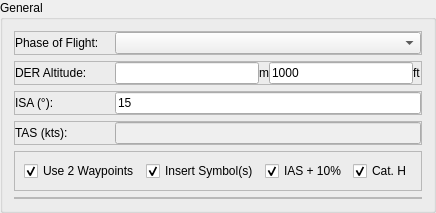
    <widget class="QGroupBox" name="gbGeneral">
     <property name="title">
      <string>General</string>
     </property>
     <layout class="QVBoxLayout" name="vl_gbGeneral">
      <item>
       <widget class="QFrame" name="frame_Type1_2">
        <property name="enabled">
         <bool>true</bool>
        </property>
        <property name="sizePolicy">
         <sizepolicy hsizetype="Minimum" vsizetype="Preferred">
          <horstretch>0</horstretch>
          <verstretch>0</verstretch>
         </sizepolicy>
        </property>
        <property name="frameShape">
         <enum>QFrame::StyledPanel</enum>
        </property>
        <property name="frameShadow">
         <enum>QFrame::Raised</enum>
        </property>
        <layout class="QHBoxLayout" name="horizontalLayout_21">
         <property name="spacing">
          <number>0</number>
         </property>
         <property name="margin">
          <number>0</number>
         </property>
         <item>
          <widget class="QLabel" name="label_13">
           <property name="minimumSize">
            <size>
             <width>100</width>
             <height>0</height>
            </size>
           </property>
           <property name="maximumSize">
            <size>
             <width>100</width>
             <height>16777215</height>
            </size>
           </property>
           <property name="font">
            <font>
             <family>Arial</family>
             <weight>50</weight>
             <bold>false</bold>
            </font>
           </property>
           <property name="text">
            <string>Phase of Flight:</string>
           </property>
          </widget>
         </item>
         <item>
          <widget class="QComboBox" name="cmbPhaseOfFlight">
           <property name="maximumSize">
            <size>
             <width>16777215</width>
             <height>16777215</height>
            </size>
           </property>
           <property name="font">
            <font>
             <family>Arial</family>
             <weight>50</weight>
             <bold>false</bold>
            </font>
           </property>
           <property name="frame">
            <bool>true</bool>
           </property>
          </widget>
         </item>
        </layout>
       </widget>
      </item>
      <item>
       <widget class="QFrame" name="frame_DerAltitude">
        <property name="sizePolicy">
         <sizepolicy hsizetype="Minimum" vsizetype="Preferred">
          <horstretch>0</horstretch>
          <verstretch>0</verstretch>
         </sizepolicy>
        </property>
        <property name="frameShape">
         <enum>QFrame::StyledPanel</enum>
        </property>
        <property name="frameShadow">
         <enum>QFrame::Raised</enum>
        </property>
        <layout class="QHBoxLayout" name="horizontalLayout_29">
         <property name="spacing">
          <number>0</number>
         </property>
         <property name="margin">
          <number>0</number>
         </property>
         <item>
          <widget class="QLabel" name="label_14">
           <property name="sizePolicy">
            <sizepolicy hsizetype="Fixed" vsizetype="Preferred">
             <horstretch>0</horstretch>
             <verstretch>0</verstretch>
            </sizepolicy>
           </property>
           <property name="minimumSize">
            <size>
             <width>100</width>
             <height>0</height>
            </size>
           </property>
           <property name="maximumSize">
            <size>
             <width>100</width>
             <height>16777215</height>
            </size>
           </property>
           <property name="font">
            <font>
             <family>Arial</family>
             <weight>50</weight>
             <bold>false</bold>
            </font>
           </property>
           <property name="text">
            <string>DER Altitude:</string>
           </property>
          </widget>
         </item>
         <item>
          <widget class="QLineEdit" name="txtDerAltitude">
           <property name="enabled">
            <bool>true</bool>
           </property>
           <property name="text">
            <string/>
           </property>
          </widget>
         </item>
         <item>
          <widget class="QLabel" name="label_25">
           <property name="text">
            <string>m</string>
           </property>
          </widget>
         </item>
         <item>
          <widget class="QLineEdit" name="txtDerAltitudeFt">
           <property name="enabled">
            <bool>true</bool>
           </property>
           <property name="sizePolicy">
            <sizepolicy hsizetype="Expanding" vsizetype="Fixed">
             <horstretch>0</horstretch>
             <verstretch>0</verstretch>
            </sizepolicy>
           </property>
           <property name="minimumSize">
            <size>
             <width>0</width>
             <height>0</height>
            </size>
           </property>
           <property name="maximumSize">
            <size>
             <width>16777215</width>
             <height>16777215</height>
            </size>
           </property>
           <property name="font">
            <font>
             <family>Arial</family>
             <weight>50</weight>
             <bold>false</bold>
            </font>
           </property>
           <property name="text">
            <string>1000</string>
           </property>
          </widget>
         </item>
         <item>
          <widget class="QLabel" name="label_26">
           <property name="text">
            <string>ft</string>
           </property>
          </widget>
         </item>
        </layout>
       </widget>
      </item>
      <item>
       <widget class="QFrame" name="frame_Isa">
        <property name="sizePolicy">
         <sizepolicy hsizetype="Minimum" vsizetype="Preferred">
          <horstretch>0</horstretch>
          <verstretch>0</verstretch>
         </sizepolicy>
        </property>
        <property name="frameShape">
         <enum>QFrame::StyledPanel</enum>
        </property>
        <property name="frameShadow">
         <enum>QFrame::Raised</enum>
        </property>
        <layout class="QHBoxLayout" name="horizontalLayout_39">
         <property name="spacing">
          <number>0</number>
         </property>
         <property name="margin">
          <number>0</number>
         </property>
         <item>
          <widget class="QLabel" name="label_21">
           <property name="sizePolicy">
            <sizepolicy hsizetype="Fixed" vsizetype="Preferred">
             <horstretch>0</horstretch>
             <verstretch>0</verstretch>
            </sizepolicy>
           </property>
           <property name="minimumSize">
            <size>
             <width>100</width>
             <height>0</height>
            </size>
           </property>
           <property name="maximumSize">
            <size>
             <width>100</width>
             <height>16777215</height>
            </size>
           </property>
           <property name="font">
            <font>
             <family>Arial</family>
             <weight>50</weight>
             <bold>false</bold>
            </font>
           </property>
           <property name="text">
            <string>ISA (°):</string>
           </property>
          </widget>
         </item>
         <item>
          <widget class="QLineEdit" name="txtIsa">
           <property name="enabled">
            <bool>true</bool>
           </property>
           <property name="text">
            <string>15</string>
           </property>
          </widget>
         </item>
        </layout>
       </widget>
      </item>
      <item>
       <widget class="QFrame" name="frame_Tas">
        <property name="sizePolicy">
         <sizepolicy hsizetype="Minimum" vsizetype="Preferred">
          <horstretch>0</horstretch>
          <verstretch>0</verstretch>
         </sizepolicy>
        </property>
        <property name="frameShape">
         <enum>QFrame::StyledPanel</enum>
        </property>
        <property name="frameShadow">
         <enum>QFrame::Raised</enum>
        </property>
        <layout class="QHBoxLayout" name="horizontalLayout_40">
         <property name="spacing">
          <number>0</number>
         </property>
         <property name="margin">
          <number>0</number>
         </property>
         <item>
          <widget class="QLabel" name="label_22">
           <property name="sizePolicy">
            <sizepolicy hsizetype="Fixed" vsizetype="Preferred">
             <horstretch>0</horstretch>
             <verstretch>0</verstretch>
            </sizepolicy>
           </property>
           <property name="minimumSize">
            <size>
             <width>100</width>
             <height>0</height>
            </size>
           </property>
           <property name="maximumSize">
            <size>
             <width>100</width>
             <height>16777215</height>
            </size>
           </property>
           <property name="font">
            <font>
             <family>Arial</family>
             <weight>50</weight>
             <bold>false</bold>
            </font>
           </property>
           <property name="text">
            <string>TAS (kts):</string>
           </property>
          </widget>
         </item>
         <item>
          <widget class="QLineEdit" name="txtTas">
           <property name="enabled">
            <bool>false</bool>
           </property>
          </widget>
         </item>
        </layout>
       </widget>
      </item>
      <item>
       <widget class="QFrame" name="pnlOptions">
        <property name="minimumSize">
         <size>
          <width>150</width>
          <height>0</height>
         </size>
        </property>
        <property name="frameShape">
         <enum>QFrame::StyledPanel</enum>
        </property>
        <property name="frameShadow">
         <enum>QFrame::Raised</enum>
        </property>
        <layout class="QHBoxLayout" name="horizontalLayout_5">
         <item>
          <widget class="QCheckBox" name="chbUse2Waypoints">
           <property name="text">
            <string>Use 2 Waypoints</string>
           </property>
           <property name="checked">
            <bool>true</bool>
           </property>
          </widget>
         </item>
         <item>
          <widget class="QCheckBox" name="chbInsertSymbols">
           <property name="text">
            <string>Insert Symbol(s)</string>
           </property>
           <property name="checked">
            <bool>true</bool>
           </property>
          </widget>
         </item>
         <item>
          <widget class="QCheckBox" name="chbIAS">
           <property name="text">
            <string>IAS + 10%</string>
           </property>
           <property name="checked">
            <bool>true</bool>
           </property>
          </widget>
         </item>
         <item>
          <widget class="QCheckBox" name="chbCatH">
           <property name="text">
            <string>Cat. H</string>
           </property>
           <property name="checked">
            <bool>true</bool>
           </property>
          </widget>
         </item>
        </layout>
       </widget>
      </item>
      <item>
       <widget class="QFrame" name="pnlWaypoint1_2">
        <property name="frameShape">
         <enum>QFrame::StyledPanel</enum>
        </property>
        <property name="frameShadow">
         <enum>QFrame::Raised</enum>
        </property>
        <layout class="QHBoxLayout" name="horizontalLayout_4">
         <property name="spacing">
          <number>0</number>
         </property>
         <property name="margin">
          <number>0</number>
         </property>
        </layout>
       </widget>
      </item>
     </layout>
    </widget>
